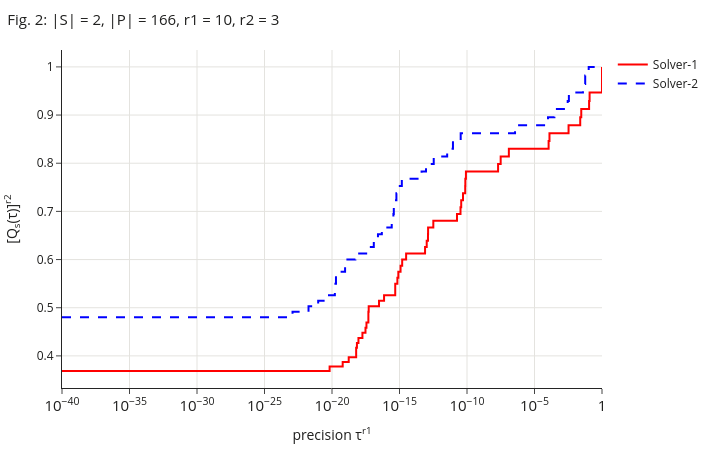
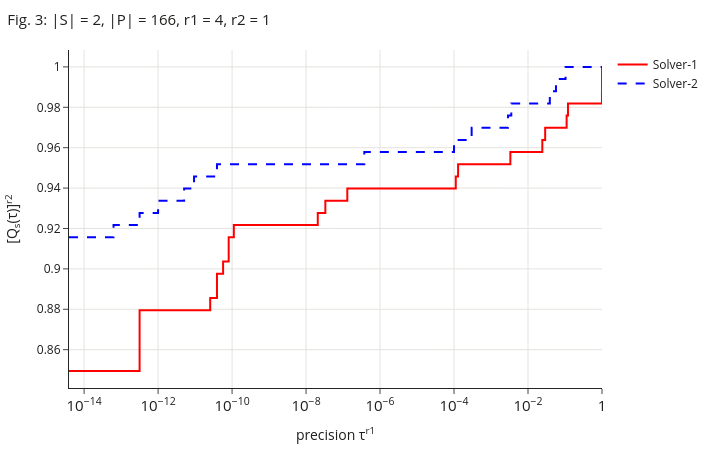

Write notebook code for charts like these, in order.
### Markdown cell above
## The same figures as interactive Plotly plots

Drag to zoom, double-click to reset, click a solver in the legend to hide it, and hover to read the value of both solvers at that precision level. The figures show in Jupyter and VS Code, but not in GitHub's static preview of the notebook. They need the optional extra: `pip install "quality-profiles[interactive]"`.

### Code cell
import plotly.io as pio

from quality_profiles import plot_quality_profiles_interactive

pio.renderers.default = "plotly_mimetype+notebook_connected"

for figure, r1, r2 in [("Fig. 2", 10, 3), ("Fig. 3", 4, 1)]:
    qp = quality_profiles(f0, f_solvers, solver_names=names, r1=r1, r2=r2)
    title = f"{figure}: |S| = {len(names)}, |P| = {len(f0)}, r1 = {r1}, r2 = {r2}"
    plot_quality_profiles_interactive(
        qp, colors="paper", title=title, width=WIDTH, height=HEIGHT
    ).show()

### Figure 1 — Plotly figure (JSON) as saved in the notebook; plotly's stock layout.template omitted (floating-point values rounded to 4 significant figures)
{"data": [{"hovertemplate": "Solver-1: %{y:.3f}<extra></extra>", "line": {"color": "rgb(255,0,0)", "dash": "solid", "shape": "hv", "width": 2}, "mode": "lines", "name": "Solver-1", "type": "scatter", "x": [1e-40, 5.987e-21, 6.648e-21, 5.695e-20, 6.192e-20, 1.606e-19, 1.732e-19, 5.767e-19, 6.163e-19, 6.583e-19, 7.029e-19, 8.536e-19, 9.099e-19, 1.687e-18, 1.791e-18, 2.852e-18, 3.018e-18, 3.377e-18, 3.57e-18, 4.696e-18, 4.956e-18, 5.229e-18, 2.908e-17, 3.041e-17, 6.889e-17, 7.179e-17, 4.663e-16, 4.825e-16, 6.741e-16, 6.966e-16, 7.936e-16, 8.196e-16, 1.162e-15, 1.198e-15, 1.532e-15, 1.579e-15, 3.004e-15, 3.091e-15, 7.659e-14, 7.818e-14, 1.016e-13, 1.037e-13, 1.262e-13, 1.287e-13, 1.312e-13, 3.143e-13, 3.2e-13, 1.791e-11, 1.812e-11, 3.261e-11, 3.298e-11, 3.685e-11, 3.726e-11, 4.998e-11, 5.052e-11, 7.299e-11, 7.374e-11, 7.451e-11, 7.528e-11, 8.254e-11, 8.339e-11, 1.992e-08, 2.004e-08, 3.104e-08, 3.122e-08, 1.254e-07, 1.261e-07, 0.0001108, 0.000111, 0.0001281, 0.0001284, 0.003327, 0.003333, 0.02432, 0.02436, 0.02902, 0.02907, 0.1105, 0.1106, 0.1202, 0.1204, 0.997, 0.998, 0.999, 1.0], "y": [0.3684, 0.3684, 0.3778, 0.3778, 0.3873, 0.3873, 0.397, 0.397, 0.4168, 0.4168, 0.427, 0.427, 0.4373, 0.4373, 0.4478, 0.4478, 0.4585, 0.4585, 0.4693, 0.4693, 0.4915, 0.5028, 0.5028, 0.5143, 0.5143, 0.526, 0.526, 0.5499, 0.5499, 0.5621, 0.5621, 0.5745, 0.5745, 0.5871, 0.5871, 0.5999, 0.5999, 0.6128, 0.6128, 0.626, 0.626, 0.6393, 0.6393, 0.6528, 0.6665, 0.6665, 0.6804, 0.6804, 0.6944, 0.6944, 0.7087, 0.7087, 0.7232, 0.7232, 0.7378, 0.7378, 0.7527, 0.7527, 0.7677, 0.7677, 0.783, 0.783, 0.7984, 0.7984, 0.8141, 0.8141, 0.8299, 0.8299, 0.846, 0.846, 0.8623, 0.8623, 0.8788, 0.8788, 0.8954, 0.8954, 0.9123, 0.9123, 0.9294, 0.9294, 0.9468, 0.9468, 0.9643, 0.9643, 1.0]}, {"hovertemplate": "Solver-2: %{y:.3f}<extra></extra>", "line": {"color": "rgb(0,0,255)", "dash": "dash", "shape": "hv", "width": 2}, "mode": "lines", "name": "Solver-2", "type": "scatter", "x": [1e-40, 9.766e-24, 1.19e-23, 1.568e-22, 1.823e-22, 8.336e-22, 9.468e-22, 5.386e-21, 5.987e-21, 1.48e-20, 1.629e-20, 1.791e-20, 1.967e-20, 8.594e-20, 9.313e-20, 1.009e-19, 1.092e-19, 5.042e-19, 5.393e-19, 5.229e-18, 5.515e-18, 1.188e-17, 1.248e-17, 2.424e-17, 2.538e-17, 4.716e-17, 4.922e-17, 2.565e-16, 2.659e-16, 3.413e-16, 3.535e-16, 3.662e-16, 3.792e-16, 4.354e-16, 4.506e-16, 5.711e-16, 5.905e-16, 7.683e-16, 7.936e-16, 1.441e-15, 1.486e-15, 4.242e-14, 4.335e-14, 9.012e-14, 9.195e-14, 3.374e-13, 3.434e-13, 3.348e-12, 3.395e-12, 9e-12, 9.115e-12, 3.372e-11, 3.41e-11, 3.601e-07, 3.617e-07, 9.948e-05, 9.973e-05, 0.0002984, 0.0002991, 0.002874, 0.00288, 0.003514, 0.00352, 0.03876, 0.03881, 0.05684, 0.05692, 0.1033, 0.1034, 1.0], "y": [0.4803, 0.4803, 0.4915, 0.4915, 0.5028, 0.5028, 0.5143, 0.5143, 0.526, 0.526, 0.5379, 0.5499, 0.5745, 0.5745, 0.5871, 0.5871, 0.5999, 0.5999, 0.6128, 0.6128, 0.626, 0.626, 0.6393, 0.6393, 0.6528, 0.6528, 0.6665, 0.6665, 0.6804, 0.6804, 0.6944, 0.6944, 0.7087, 0.7087, 0.7232, 0.7232, 0.7378, 0.7378, 0.7527, 0.7527, 0.7677, 0.7677, 0.783, 0.783, 0.7984, 0.7984, 0.8141, 0.8141, 0.8299, 0.8299, 0.846, 0.846, 0.8623, 0.8623, 0.8788, 0.8788, 0.8954, 0.8954, 0.9123, 0.9123, 0.9294, 0.9294, 0.9468, 0.9468, 0.9643, 0.9643, 0.982, 0.982, 1.0, 1.0]}], "layout": {"font": {"color": "#1f1f1e"}, "height": 452, "hoverdistance": -1, "hovermode": "x unified", "legend": {"x": 1.02, "xanchor": "left", "y": 1, "yanchor": "top"}, "margin": {"b": 50, "l": 60, "r": 20, "t": 50}, "title": {"font": {"color": "#1f1f1e", "size": 15}, "text": "Fig. 2: |S| = 2, |P| = 166, r1 = 10, r2 = 3", "x": 0.01}, "width": 716, "xaxis": {"dtick": 5, "exponentformat": "power", "gridcolor": "#e4e3df", "hoverformat": ".2e", "range": [-40, 0], "showgrid": true, "title": {"text": "precision τ<sup>r1</sup>"}, "type": "log", "zeroline": false}, "yaxis": {"gridcolor": "#e4e3df", "showgrid": true, "title": {"text": "[Q<sub>s</sub>(τ)]<sup>r2</sup>"}, "zeroline": false}}}

### Figure 2 — Plotly figure (JSON) as saved in the notebook; plotly's stock layout.template omitted (floating-point values rounded to 4 significant figures)
{"data": [{"hovertemplate": "Solver-1: %{y:.3f}<extra></extra>", "line": {"color": "rgb(255,0,0)", "dash": "solid", "shape": "hv", "width": 2}, "mode": "lines", "name": "Solver-1", "type": "scatter", "x": [3.906e-15, 6.25e-14, 3.164e-13, 1.6e-11, 2.563e-11, 3.906e-11, 5.719e-11, 8.1e-11, 1.116e-10, 1.906e-08, 2.074e-08, 3.082e-08, 3.322e-08, 1.236e-07, 1.303e-07, 0.0001104, 0.0001115, 0.0001274, 0.0001286, 0.003318, 0.003332, 0.02428, 0.02434, 0.02902, 0.02909, 0.1105, 0.1106, 0.1201, 0.1204, 0.997, 0.998, 0.999, 1.0], "y": [0.8494, 0.8494, 0.8795, 0.8795, 0.8855, 0.8976, 0.9036, 0.9157, 0.9217, 0.9217, 0.9277, 0.9277, 0.9337, 0.9337, 0.9398, 0.9398, 0.9458, 0.9458, 0.9518, 0.9518, 0.9578, 0.9578, 0.9639, 0.9639, 0.9699, 0.9699, 0.9759, 0.9759, 0.9819, 0.9819, 0.988, 0.988, 1.0]}, {"hovertemplate": "Solver-2: %{y:.3f}<extra></extra>", "line": {"color": "rgb(0,0,255)", "dash": "dash", "shape": "hv", "width": 2}, "mode": "lines", "name": "Solver-2", "type": "scatter", "x": [3.906e-15, 6.25e-14, 3.164e-13, 1e-12, 2.441e-12, 5.063e-12, 9.379e-12, 2.563e-11, 3.906e-11, 3.603e-07, 3.752e-07, 9.9e-05, 0.0001, 0.0002968, 0.000299, 0.002872, 0.002885, 0.003516, 0.00353, 0.03878, 0.03886, 0.05683, 0.05695, 0.1032, 0.1034, 1.0], "y": [0.9157, 0.9217, 0.9277, 0.9337, 0.9337, 0.9398, 0.9458, 0.9458, 0.9518, 0.9518, 0.9578, 0.9578, 0.9639, 0.9639, 0.9699, 0.9699, 0.9759, 0.9759, 0.9819, 0.9819, 0.988, 0.988, 0.994, 0.994, 1.0, 1.0]}], "layout": {"font": {"color": "#1f1f1e"}, "height": 452, "hoverdistance": -1, "hovermode": "x unified", "legend": {"x": 1.02, "xanchor": "left", "y": 1, "yanchor": "top"}, "margin": {"b": 50, "l": 60, "r": 20, "t": 50}, "title": {"font": {"color": "#1f1f1e", "size": 15}, "text": "Fig. 3: |S| = 2, |P| = 166, r1 = 4, r2 = 1", "x": 0.01}, "width": 716, "xaxis": {"dtick": 2, "exponentformat": "power", "gridcolor": "#e4e3df", "hoverformat": ".2e", "range": [-14.41, 0], "showgrid": true, "title": {"text": "precision τ<sup>r1</sup>"}, "type": "log", "zeroline": false}, "yaxis": {"gridcolor": "#e4e3df", "showgrid": true, "title": {"text": "[Q<sub>s</sub>(τ)]<sup>r2</sup>"}, "zeroline": false}}}
